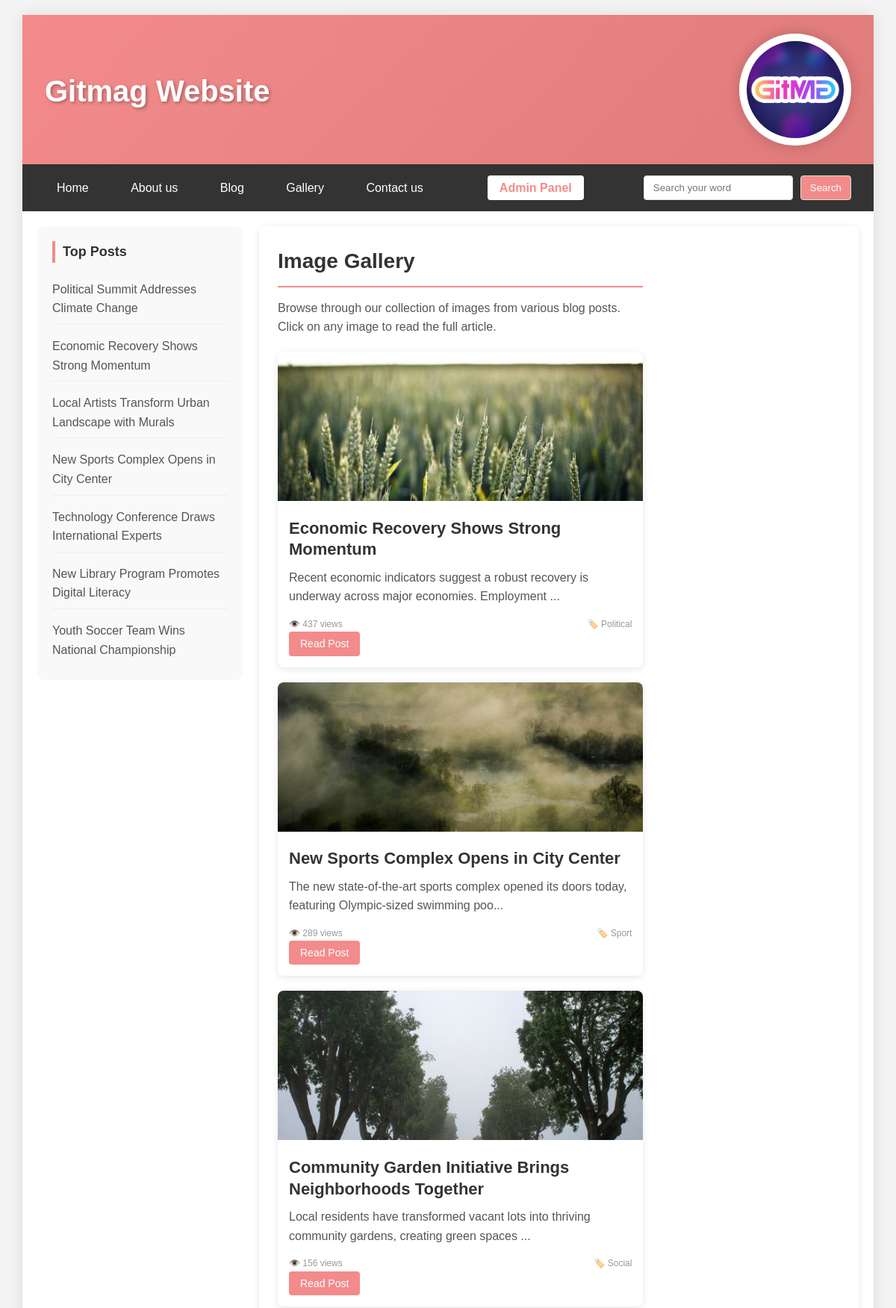
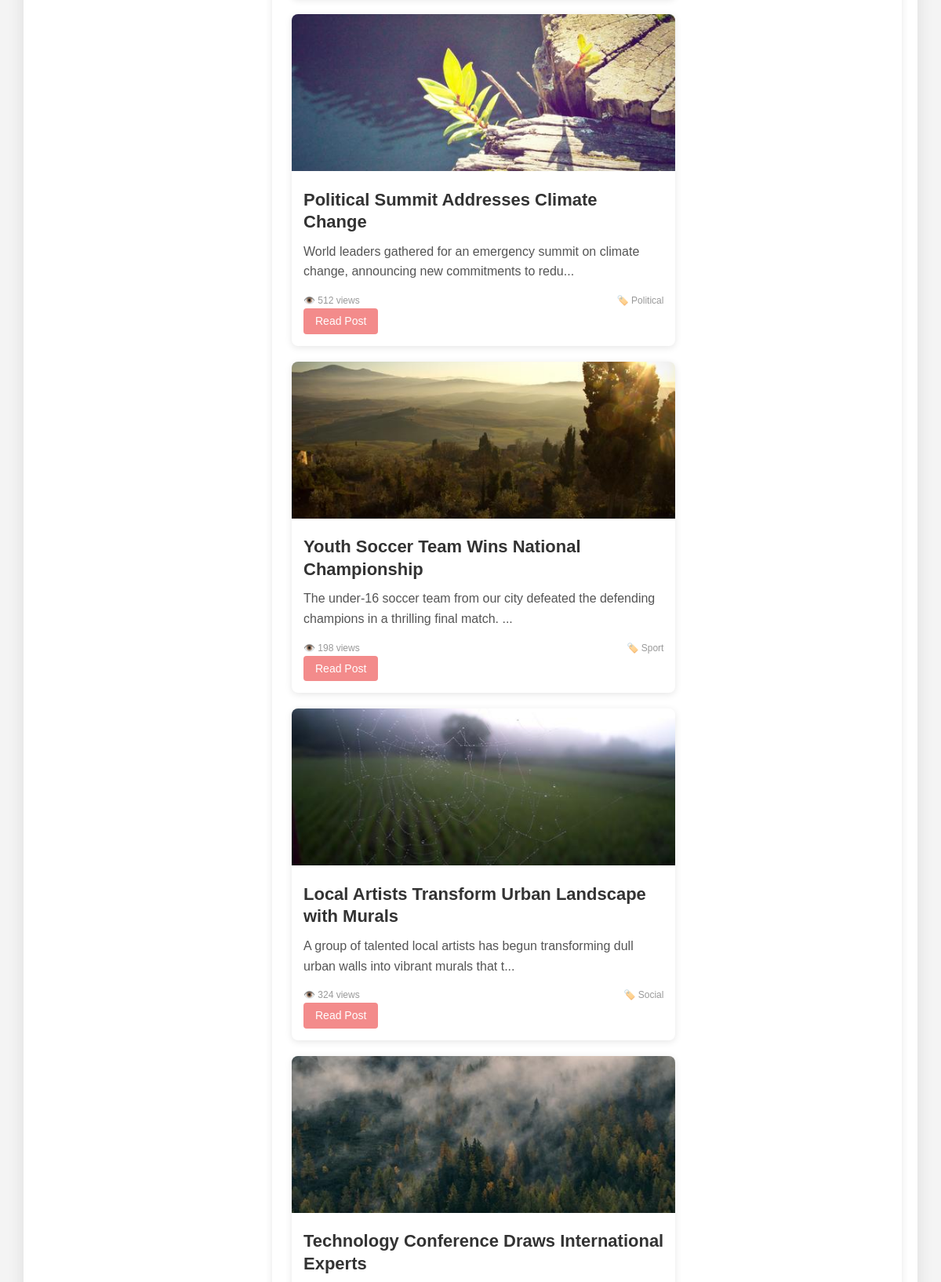
/gallery.php (upper part), run on the app's committed database (2 pictures, top to bottom).
### tables this page shows
CREATE TABLE settings (
    id INT AUTO_INCREMENT PRIMARY KEY,
    title VARCHAR(255) NOT NULL,
    keywords TEXT,
    description TEXT,
    author VARCHAR(100),
    logo VARCHAR(255),
    footer TEXT
);

CREATE TABLE posts (
    id INT AUTO_INCREMENT PRIMARY KEY,
    title VARCHAR(255) NOT NULL,
    content TEXT NOT NULL,
    category ENUM('sport', 'social', 'political') NOT NULL,
    image VARCHAR(255),
    views INT DEFAULT 0,
    created_at TIMESTAMP DEFAULT CURRENT_TIMESTAMP,
    updated_at TIMESTAMP DEFAULT CURRENT_TIMESTAMP ON UPDATE CURRENT_TIMESTAMP
);

### classes/Database.php (called while the page is built, shortened)
<?php
class Database
{
    private static $host = "localhost";
    private static $user = "root";
    private static $password = "";
    private static $dbName = "blog_db";
    private static $connection = null;
    public static function getConnection(): ?\mysqli
    {
        if (empty(self::$connection)) {
            self::$connection = new \mysqli(self::$host, self::$user, self::$password, self::$dbName);
            if (self::$connection->connect_errno === 0) {
                return self::$connection;
            } else {
                return null;
            }
        }
        return self::$connection;
    }
}

### classes/Repository/BaseRepository.php (called while the page is built, shortened)
<?php
class BaseRepository
{
    protected string $tableName;
    protected Storage $storage;
    public function __construct(Storage $storage)
    {
        $this->storage = $storage;
    }
    public function getAll(): array
    {
        return $this->storage->getAll($this->tableName);
    }
}

### classes/StorageTypes/MySQL.php (called while the page is built, shortened)
<?php
class MySQL implements Storage
{
    private $connection;
    public function __construct()
    {
        $this->connection = Database::getConnection();
    }
    public function getAll(string $table): array
    {
        $query = "SELECT * FROM `$table`";
        $result = $this->connection->query($query);
        if ($result && $result->num_rows > 0) {
            return $result->fetch_all(MYSQLI_ASSOC);
        }
        return [];
    }
}

### classes/Repository/SettingRepository.php (called while the page is built, shortened)
<?php
class SettingRepository extends BaseRepository
{
    public function getSettings(): ?array
    {
        $settings = $this->getAll();
        return !empty($settings) ? $settings[0] : null;
    }
}

### classes/Repository/PostRepository.php (called while the page is built, shortened)
<?php
class PostRepository extends BaseRepository
{
    public function getTopPosts(int $limit = 5): array
    {
        $allPosts = $this->getAll();
        usort($allPosts, function($a, $b) {
            return $b['views'] - $a['views'];
        });
        $topPosts = array_slice($allPosts, 0, $limit);
        return $this->processImagePaths($topPosts);
    }
    public function getAll(): array
    {
        $posts = parent::getAll();
        return $this->processImagePaths($posts);
    }
    private function processImagePaths(array $posts): array
    {
        return array_map(function($post) {
            return $this->processImagePath($post);
        }, $posts);
    }
    private function processImagePath(array $post): array
    {
        if (!empty($post['image'])) {
            $post['image'] = basename($post['image']);
        }
        return $post;
    }
}

### gallery.php (the view, shortened to what this page needs)
<?php
$postRepository = new PostRepository(new MySQL());
$settingRepository = new SettingRepository(new MySQL());
$posts = $postRepository->getAll();
$settings = $settingRepository->getSettings();
$topPosts = $postRepository->getTopPosts(7);
$postsWithImages = array_filter($posts, function($post) {
    return !empty($post['image']);
});
?>
<!DOCTYPE html>
<html lang="en">
<head>
    <link rel="stylesheet" href="./assets/css/style.css">
</head>
<body>
    <main>
        <header>
            <h1><?= $settings['title'] ?? 'Gitmag website' ?></h1>
            <?php if ($settings['logo']): ?>
            <div id="logo">
                <img src="./assets/images/logo.png" alt="Gitmag">
            </div>
            <?php endif; ?>
        </header>
        <nav>
            <ul>
                <li><a href="./index.php">Home</a></li>
                <li><a href="./about.php">About us</a></li>
                <li><a href="./blog.php">Blog</a></li>
                <li><a href="./gallery.php">Gallery</a></li>
                <li><a href="./contact.php">Contact us</a></li>
            </ul>
            <div class="admin-login">
                <a href="./edit.php">Admin Panel</a>
            </div>
            <form action="search.php" method="GET">
                <input type="text" name="search" placeholder="Search your word">
                <input type="submit" value="Search">
            </form>
        </nav>
        <section id="content">
            <aside>
                <div class="aside-box">
                    <h2>Top Posts</h2>
                    <ul>
                        <?php foreach ($topPosts as $post): ?>
                        <li><a href="post.php?id=<?= $post['id'] ?>"><?= htmlspecialchars($post['title']) ?></a></li>
                        <?php endforeach; ?>
                    </ul>
                </div>
            </aside>
            <div id="articles">
                <article>
                    <div class="caption">
                        <h1>Image Gallery</h1>
                        <p>Browse through our collection of images from various blog posts. Click on any image to read the full article.</p>
                        <?php if (!empty($postsWithImages)): ?>
                            <div class="gallery-container">
                                <?php foreach ($postsWithImages as $post): ?>
                                <div class="gallery-item">
                                    <img src="./assets/images/<?= $post['image'] ?>"
                                         alt="<?= htmlspecialchars($post['title']) ?>"
                                         onerror="this.src='./assets/images/default.jpg'">
                                    <div class="gallery-content">
                                        <h3><?= htmlspecialchars($post['title']) ?></h3>
                                        <p><?= substr(strip_tags($post['content']), 0, 100) ?>...</p>
                                        <div class="gallery-meta">
                                            <span>👁️ <?= $post['views'] ?> views</span>
                                            <span>🏷️ <?= ucfirst($post['category']) ?></span>
                                        </div>
                                        <a href="post.php?id=<?= $post['id'] ?>" class="view-post">Read Post</a>
                                    </div>
                                </div>
                                <?php endforeach; ?>
                            </div>
                        <?php endif; ?>
                    </div>
                </article>
            </div>
        </section>
    </main>
</body>
</html>

### assets/css/style.css (style rules this page uses)
* { margin: 0; padding: 0; border: none; box-sizing: border-box; }
body { font-family: 'Arial', sans-serif; line-height: 1.6; color: #333; background-color: #f4f4f4; }
main { width: 1200px; margin: 0 auto; background: white; box-shadow: 0 0 20px rgba(0,0,0,0.1); }
header { width: 100%; height: 200px; background: linear-gradient(135deg, #f38b8b, #e07b7b); position: relative; }
header h1 { float: left; margin-top: 70px; margin-left: 30px; font-size: 40px; color: white; text-shadow: 2px 2px 4px rgba(0,0,0,0.3); }
#logo { float: right; width: 150px; height: 150px; margin-top: 25px; margin-right: 30px; background: white; border-radius: 50%; padding: 10px; box-shadow: 0 0 20px rgba(0,0,0,0.2); }
#logo img { width: 100%; height: 100%; border-radius: 50%; object-fit: cover; }
nav { width: 100%; background: #333; margin-top: 0; padding: 15px 0; display: flex; justify-content: space-between; align-items: center; }
nav ul { list-style: none; margin-left: 30px; float: left; }
nav li { display: inline-block; margin: 0 10px; }
nav li:first-child { margin-left: 0; }
nav li a { text-decoration: none; color: white; padding: 8px 16px; border-radius: 4px; transition: background 0.3s ease; }
.admin-login { float: right; margin-right: 20px; }
.admin-login a { color: #f38b8b; text-decoration: none; font-weight: bold; padding: 8px 16px; background: white; border-radius: 4px; transition: all 0.3s ease; }
nav form { float: right; margin-right: 30px; display: flex; gap: 10px; }
nav form input { border-radius: 4px; padding: 8px 12px; border: 1px solid #ddd; }
nav form input[type="text"] { width: 200px; }
nav form input[type="submit"] { background: #f38b8b; color: white; cursor: pointer; transition: background 0.3s ease; }
#content { width: 100%; margin-top: 0; padding: 20px; min-height: 600px; }
aside { width: 25%; float: left; background: #f9f9f9; border-radius: 8px; padding: 0; }
aside .aside-box { padding: 20px; border-bottom: 1px solid #eee; }
aside .aside-box:last-child { border-bottom: none; }
aside .aside-box h2 { margin-bottom: 15px; font-size: 18px; color: #333; border-left: 4px solid #f38b8b; padding-left: 10px; }
aside .aside-box ul { list-style: none; margin-left: 0; }
aside .aside-box li { margin-bottom: 8px; padding: 8px 0; border-bottom: 1px solid #eee; }
aside .aside-box li:last-child { border-bottom: none; margin-bottom: 0; }
aside .aside-box li a { text-decoration: none; color: #555; display: block; transition: color 0.3s ease; }
#articles { width: 73%; float: right; background: white; border-radius: 8px; padding: 0; }
article { padding: 25px; border-bottom: 1px solid #eee; background: white; border-radius: 8px; margin-bottom: 20px; box-shadow: 0 2px 10px rgba(0,0,0,0.1); transition: transform 0.3s ease; }
article:last-child { border-bottom: none; margin-bottom: 0; }
article .caption { width: 65%; float: left; margin-left: 0; }
article .caption h3 { font-size: 22px; margin-bottom: 10px; color: #333; line-height: 1.3; }
article .caption h1 { font-size: 28px; margin-bottom: 15px; color: #333; border-bottom: 2px solid #f38b8b; padding-bottom: 10px; }
article .caption p { font-size: 16px; margin-bottom: 15px; color: #555; line-height: 1.6; }
@media screen and (max-width: 1240px) { main { width: 95%; margin: 20px auto; } }

### gallery.php (style rules this page uses)
.gallery-container { display: grid; grid-template-columns: repeat(auto-fill, minmax(300px, 1fr)); gap: 20px; margin: 20px 0; }
.gallery-item { background: white; border-radius: 8px; overflow: hidden; box-shadow: 0 2px 10px rgba(0,0,0,0.1); transition: transform 0.3s ease; }
.gallery-item img { width: 100%; height: 200px; object-fit: cover; }
.gallery-content { padding: 15px; }
.gallery-content h3 { margin: 0 0 10px 0; color: #333; font-size: 16px; }
.gallery-content p { color: #666; font-size: 14px; margin-bottom: 10px; }
.gallery-meta { display: flex; justify-content: space-between; font-size: 12px; color: #999; }
.view-post { display: inline-block; padding: 5px 15px; background: #f38b8b; color: white; text-decoration: none; border-radius: 4px; font-size: 14px; }

### data on the page
settings: title "Gitmag Website"
posts: title "Political Summit Addresses Climate Change", shows a picture, content "World leaders gathered for an emergency summit on climate change, announcing new commitments to redu", views "512", category "Political"
posts: title "Economic Recovery Shows Strong Momentum", shows a picture, content "Recent economic indicators suggest a robust recovery is underway across major economies. Employment", views "437", category "Political"
posts: title "Local Artists Transform Urban Landscape with Murals", shows a picture, content "A group of talented local artists has begun transforming dull urban walls into vibrant murals that t", views "324", category "Social"
posts: title "New Sports Complex Opens in City Center", shows a picture, content "The new state-of-the-art sports complex opened its doors today, featuring Olympic-sized swimming poo", views "289", category "Sport"
posts: title "Technology Conference Draws International Experts", shows a picture
posts: title "New Library Program Promotes Digital Literacy"
posts: title "Youth Soccer Team Wins National Championship", shows a picture, content "The under-16 soccer team from our city defeated the defending champions in a thrilling final match.", views "198", category "Sport"
posts: shows a picture, title "Community Garden Initiative Brings Neighborhoods Together", content "Local residents have transformed vacant lots into thriving community gardens, creating green spaces", views "156", category "Social"
